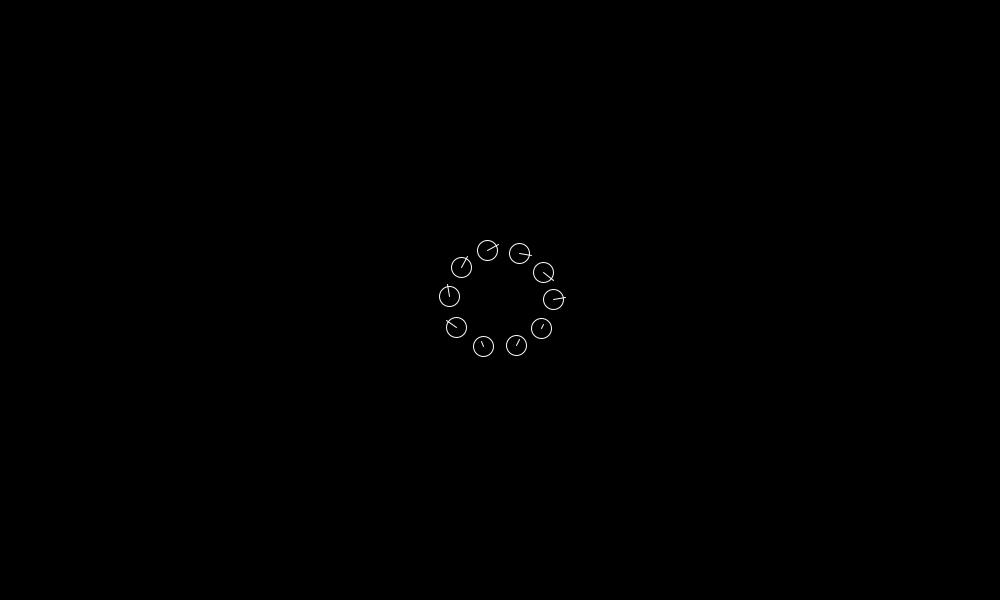
Frame 1 (no input)
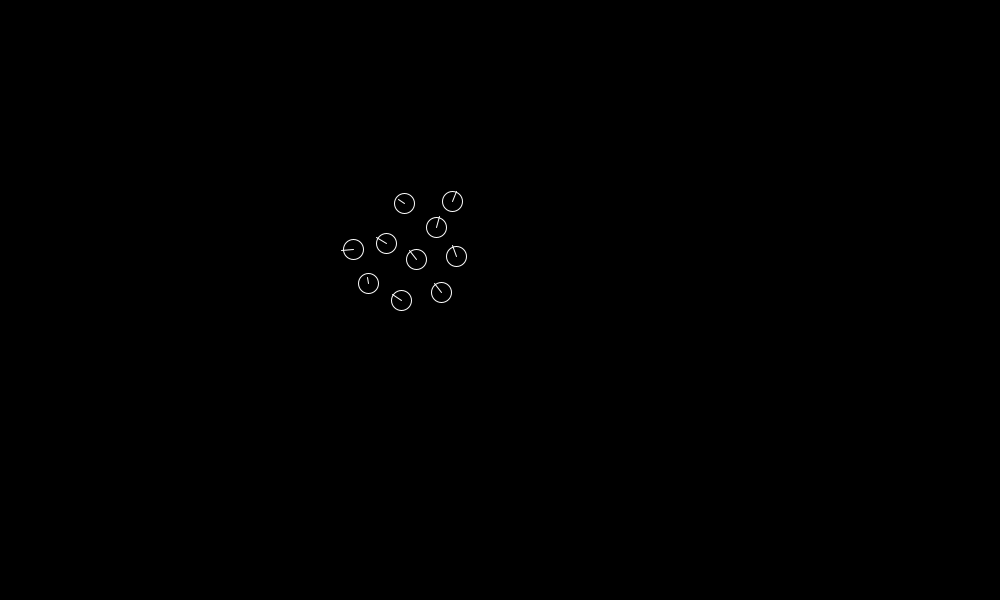
Frame 60 (the mouse pressed at the canvas centre just before this capture)
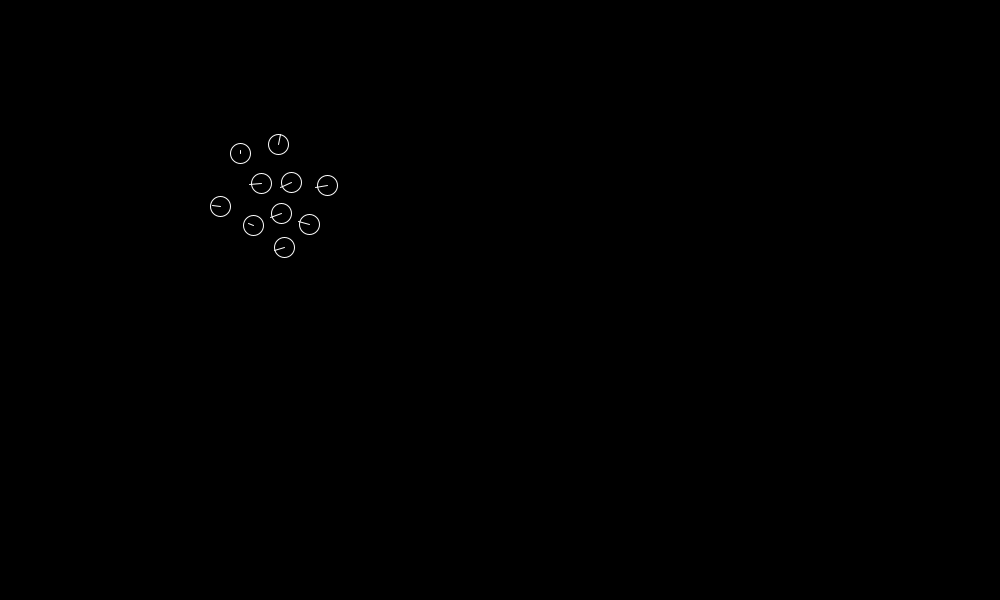
Frame 120 (the mouse held since frame 60 and released just before this capture)

The Processing sketch that drew these frames (run headless with seeded random() and noise(); from frame 60 on, the mouse is pressed at the canvas centre):

// Processing sketch: boid
// ── boid.pde
/** boid
 *  Copyright 2011 Yutaka Kachi
 *  Licensed by New BSD License
 *
 *  Boid�夂函縺咲黄縺ｮ鄒､繧後�繧医≧縺ｫ蜍輔″蝗槭ｋ繝懊�繝ｫ
 *
 **/

float SPEED = 4; // 遘ｻ蜍暮㍼
float R = 10; //蜊雁ｾ�
int NUMBER = 10;  // 繝懊�繝ｫ縺ｮ蛟区焚
Ball[] balls = new Ball[NUMBER];

float r1 = 1; // 繝代Λ繝｡繝ｼ繧ｿ�夂ｾ､繧後�荳ｭ蠢�↓蜷代°縺�ｺｦ蜷�
float r2 = 0.8; // 繝代Λ繝｡繝ｼ繧ｿ�壻ｻｲ髢薙ｒ驕ｿ縺代ｋ蠎ｦ蜷�
float r3 = 0.1; // 繝代Λ繝｡繝ｼ繧ｿ�夂ｾ､繧後�蟷ｳ蝮�溷ｺｦ縺ｫ蜷医ｏ縺帙ｋ蠎ｦ蜷�

int CENTER_PULL_FACTOR = 300;
int  DIST_THRESHOLD = 30;

void setup() {
  size(1000, 600);
  frameRate(60);
  noFill();
  stroke(255, 255, 255);
  
  float angle = TWO_PI / NUMBER;
  for (int i = 1; i <= NUMBER; i++) {
    float addx = cos(angle * i);
    float addy = sin(angle * i);
    balls[i-1] = new Ball(
    width / 2 + addx * 50, height / 2 + addy * 50, 
    random(- SPEED, SPEED) * addx, random(- SPEED, SPEED) * addy, i - 1, balls);
  }
}

void draw() {
  background(0);
  for (int i = 0; i < NUMBER; i++) {
    balls[i].clearVector();
  }
  for (int i = 0; i < NUMBER; i++) {
    Ball ball = (Ball) balls[i];
    ball.check();
    ball.move();
    ball.draw();
  }
}

class Ball
{
  float x, y;   //繝懊�繝ｫ縺ｮ迴ｾ蝨ｨ菴咲ｽｮ�井ｸｭ蠢�ｼ�
  float vx, vy; //繝懊�繝ｫ縺ｮ遘ｻ蜍暮㍼
  PVector v1 = new PVector();  //遘ｻ蜍暮㍼�夂ｾ､繧後�荳ｭ蠢�↓蜷代°縺�
  PVector v2 = new PVector();  //遘ｻ蜍暮㍼�壻ｻｲ髢薙ｒ驕ｿ縺代ｋ
  PVector v3 = new PVector();  //遘ｻ蜍暮㍼�夂ｾ､繧後�蟷ｳ蝮�溷ｺｦ縺ｫ蜷医ｏ縺帙ｋ

  int id; //繝懊�繝ｫ縺ｮ隴伜挨逡ｪ蜿ｷ
  Ball[] others;

  //繧ｳ繝ｳ繧ｹ繝医Λ繧ｯ繧ｿ
  Ball(
  float _x, float _y, float _vx, float _vy, int _id, Ball[] _others) {
    x = _x;
    y = _y;
    vx = _vx;
    vy = _vy;
    id = _id;
    others = _others;
  }

  void move() {
    vx += r1 * v1.x + r2 * v2.x + r3 * v3.x;
    vy += r1 * v1.y + r2 * v2.y + r3 * v3.y;

    //霑ｽ蜉�縺吶ｋ�夂ｧｻ蜍暮㍼縺碁剞蠎ｦ繧定ｶ�∴縺ｦ縺ｪ縺�°
    float vVector = sqrt(vx * vx + vy * vy);
    if (vVector > SPEED) {
       vx = (vx / vVector) * SPEED;
       vy = (vy / vVector) * SPEED;
    }

    x += vx;
    y += vy;

    if (x - R <= 0) {
      x = R;
      vx *= -1;
    }
    if (x + R >= width) {
      x = width - R;
      vx *= -1;
    }

    if (y - R <= 0) {
      y = R;
      vy *= -1;
    }
    if (y + R >= height) {
      y = height - R;
      vy *= -1;
    }
  }

  void draw() {
    ellipse(x, y, R * 2, R * 2);
    line(x, y, x + vx * 3 , y + vy * 3);
  }

  //遘ｻ蜍戊ｷ晞屬繧ｪ繝悶ず繧ｧ繧ｯ繝医ｒ蛻晄悄蛹�
  void clearVector() {
    v1.x = 0;
    v1.y = 0;
    v2.x = 0;
    v2.y = 0;
    v3.x = 0;
    v3.y = 0;
  }

  //陦晉ｪ∝愛螳�
  void check() {
    rule1();
    rule2();
    rule3();
  }//end


  // 險育ｮ暦ｼ夂ｾ､繧後�荳ｭ蠢�↓蜷代°縺�㍼
  void rule1() {
     for (int i = 0; i < NUMBER; i++) {
        Ball otherBall = (Ball) others[i];
  if (this != otherBall)   {
    v1.x += otherBall.x;
    v1.y += otherBall.y;
  } // end if
    } // end for
 
    v1.x /= (NUMBER - 1);
    v1.y /= (NUMBER - 1);
   
    v1.x = (v1.x - x) / CENTER_PULL_FACTOR;
    v1.y = (v1.y - y) / CENTER_PULL_FACTOR;

  }//end rule1


  // 險育ｮ暦ｼ壻ｻｲ髢薙ｒ驕ｿ縺代ｋ驥�
  void rule2() {
    for (int i = 0; i < NUMBER; i++) {
      Ball otherBall = (Ball) others[i];
      if (this != otherBall) {
        if (dist(x, y, otherBall.x, otherBall.y) < DIST_THRESHOLD) {
          v2.x -= otherBall.x - x;
          v2.y -= otherBall.y - y;
  } // end if
      } // end if
    }
  }// end rule2

  // 險育ｮ暦ｼ夂ｾ､繧後�蟷ｳ蝮�溷ｺｦ縺ｫ蜷医ｏ縺帙ｋ驥�
  void rule3() {
     for (int i = 0; i < NUMBER; i++) {
       Ball otherBall = (Ball) others[i];
  if (this != otherBall) {
    v3.x += otherBall.vx;
    v3.y += otherBall.vy;
  } // end if
    } // end for
     
    v3.x /= (NUMBER - 1);
    v3.y /= (NUMBER - 1);
     
    v3.x = (v3.x - vx)/2;
    v3.y = (v3.y - vy)/2;
  }// end rule3
}
